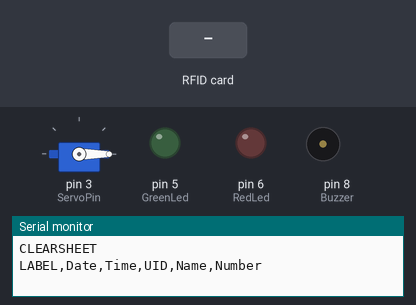
The sketch below on a simulated Arduino Uno, built with avr-gcc and run on an emulated ATmega328P. Shown: servo, output pins drawn as LEDs (lit = HIGH), buzzer (waves = sounding, pin HIGH), the last lines printed to the serial monitor. The test bench sets the inputs (shaded band). The local clock reads 2024-03-15 10:24:30 at power-on unless the sketch sets it; pins used as bus, display or sensor lines are not drawn.

Above: at 1.2 s.
1.3 s: RFID card 5E 7A 19 C4 held to the reader
At 1.55 s:
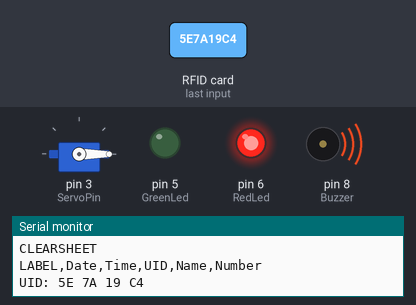
At 3.2 s:
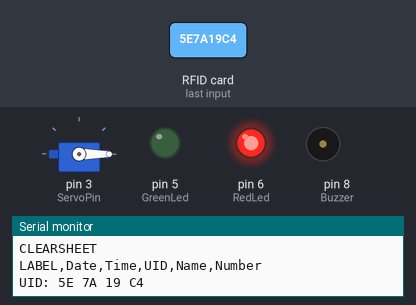
4.3 s: RFID card 63 F0 0A 0E held to the reader
At 5.6 s:
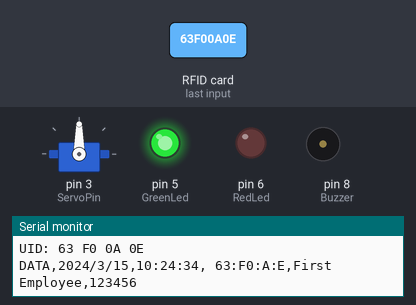
Timing chart, 0 to 13.8 s (numbered marks = the images above; inputs shaded):
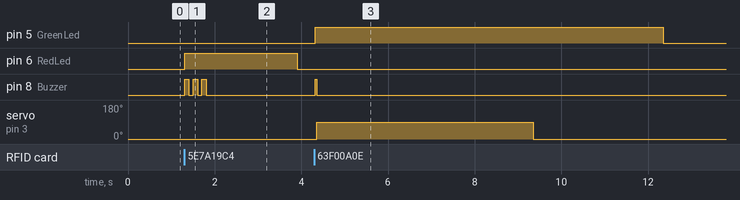

Measured:
- after the input at 1.3 s, pin 6 (RedLed): LOW → HIGH at once, → LOW 2.6 s later; pin 8 (Buzzer): alternates HIGH for 0.10 s and LOW for 0.10 s, 6 changes in all, then stays LOW, starting at once
- after the input at 4.3 s, pin 5 (GreenLed): LOW → HIGH at once, → LOW 8.0 s later; pin 8 (Buzzer): LOW → HIGH at once, → LOW 0.03 s later; servo on pin 3 (ServoPin): 0° → 90° after 0.05 s, → 0° 5.0 s later

The sketch:

ffffffffffffffffffffffffffffffffffff.ino
```cpp
#include <SPI.h>
#include <MFRC522.h>
#include <Wire.h>
#include <RTClib.h>
#include <Servo.h>

#define SS_PIN 10 //RX slave select
#define RST_PIN 9

MFRC522 mfrc522(SS_PIN, RST_PIN); // Create MFRC522 instance.
RTC_DS3231 rtc;
Servo myServo;

byte card_ID[4]; //card UID size 4byte
byte Name1[4] = {0x63, 0xF0, 0x0A, 0x0E}; //first UID card
byte Name2[4] = {0xC3, 0x8F, 0x06, 0x10}; //second UID card

int const RedLed = 6;
int const GreenLed = 5;
int const Buzzer = 8;
int const ServoPin = 3;

String Name; //user name
long Number; //user number

void setup() {
  Serial.begin(9600); // Initialize serial communications with the PC
  SPI.begin();  // Init SPI bus
  mfrc522.PCD_Init(); // Init MFRC522 card

  if (!rtc.begin()) {
    Serial.println("Couldn't find RTC");
    while (1);
  }

  if (rtc.lostPower()) {
    Serial.println("RTC lost power, setting the time!");
    rtc.adjust(DateTime(F(__DATE__), F(__TIME__)));
  }

  myServo.attach(ServoPin);
  myServo.write(0); // Initial position (locked)

  Serial.println("CLEARSHEET");                 // clears starting at row 1
  Serial.println("LABEL,Date,Time,UID,Name,Number");// make five columns (Date,Time,UID,[Name:"user name"],[Number:"user number"])

  pinMode(RedLed, OUTPUT);
  pinMode(GreenLed, OUTPUT);
  pinMode(Buzzer, OUTPUT);
}

void loop() {
  //look for new card
  if (!mfrc522.PICC_IsNewCardPresent()) {
    return; //go to start of loop if there is no card present
  }
  // Select one of the cards
  if (!mfrc522.PICC_ReadCardSerial()) {
    return; //if read card serial(0) returns 1, the uid struct contains the ID of the read card.
  }

  printUID(); // Print the UID of the card

  for (byte i = 0; i < mfrc522.uid.size; i++) {
    card_ID[i] = mfrc522.uid.uidByte[i];

    if (card_ID[i] == Name1[i]) {
      Name = "First Employee"; //user name
      Number = 123456; //user number
    } else if (card_ID[i] == Name2[i]) {
      Name = "Second Employee"; //user name
      Number = 789101; //user number
    } else {
      digitalWrite(GreenLed, LOW);
      digitalWrite(RedLed, HIGH);
      beepBuzzer(); // Call the function to beep the buzzer
      goto cont; //go directly to the labeled section
    }
  }

  DateTime now = rtc.now();
  Serial.print("DATA,");
  Serial.print(now.year(), DEC); Serial.print('/');
  Serial.print(now.month(), DEC); Serial.print('/');
  Serial.print(now.day(), DEC); Serial.print(",");
  Serial.print(now.hour(), DEC); Serial.print(':');
  Serial.print(now.minute(), DEC); Serial.print(':');
  Serial.print(now.second(), DEC); Serial.print(",");
  Serial.print(" ");
  for (byte i = 0; i < 4; i++) {
    Serial.print(card_ID[i], HEX);
    if (i < 3) Serial.print(":");
  }
  Serial.print(",");
  Serial.print(Name); //send the Name to excel
  Serial.print(",");
  Serial.println(Number); //send the Number to excel
  digitalWrite(GreenLed, HIGH);
  digitalWrite(RedLed, LOW);
  digitalWrite(Buzzer, HIGH);
  delay(30);
  digitalWrite(Buzzer, LOW);
  myServo.write(90); // Unlock position
  delay(5000); // Keep the door unlocked for 5 seconds
  myServo.write(0); // Lock position
  Serial.println("SAVEWORKBOOKAS,Names/WorkNames");

  delay(1000);
  cont:
  delay(2000);
  digitalWrite(GreenLed, LOW);
  digitalWrite(RedLed, LOW);
}

void beepBuzzer() {
  for (int i = 0; i < 3; i++) {
    digitalWrite(Buzzer, HIGH);
    delay(100);
    digitalWrite(Buzzer, LOW);
    delay(100);
  }
}

void printUID() {
  Serial.print("UID:");
  for (byte i = 0; i < mfrc522.uid.size; i++) {
    Serial.print(mfrc522.uid.uidByte[i] < 0x10 ? " 0" : " ");
    Serial.print(mfrc522.uid.uidByte[i], HEX);
  }
  Serial.println();
}
```
